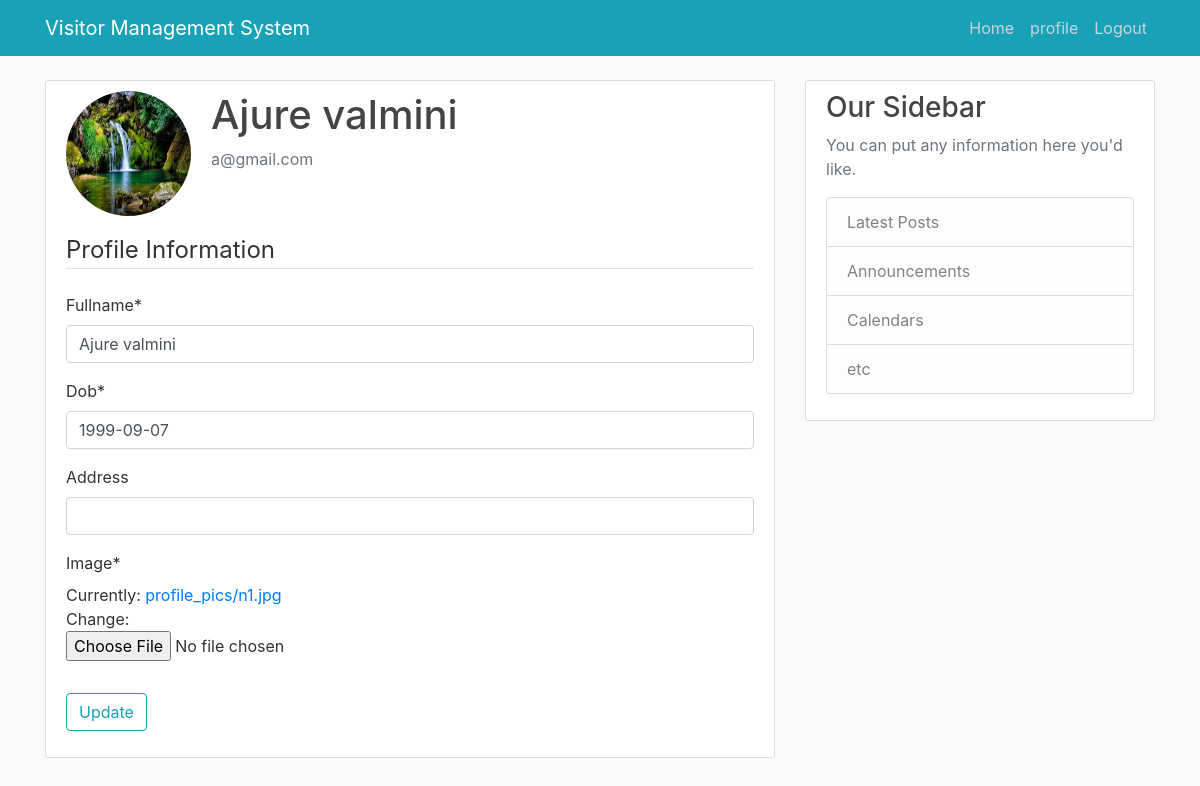
/profile/ (signed in), run on an earlier commit of the app's database.
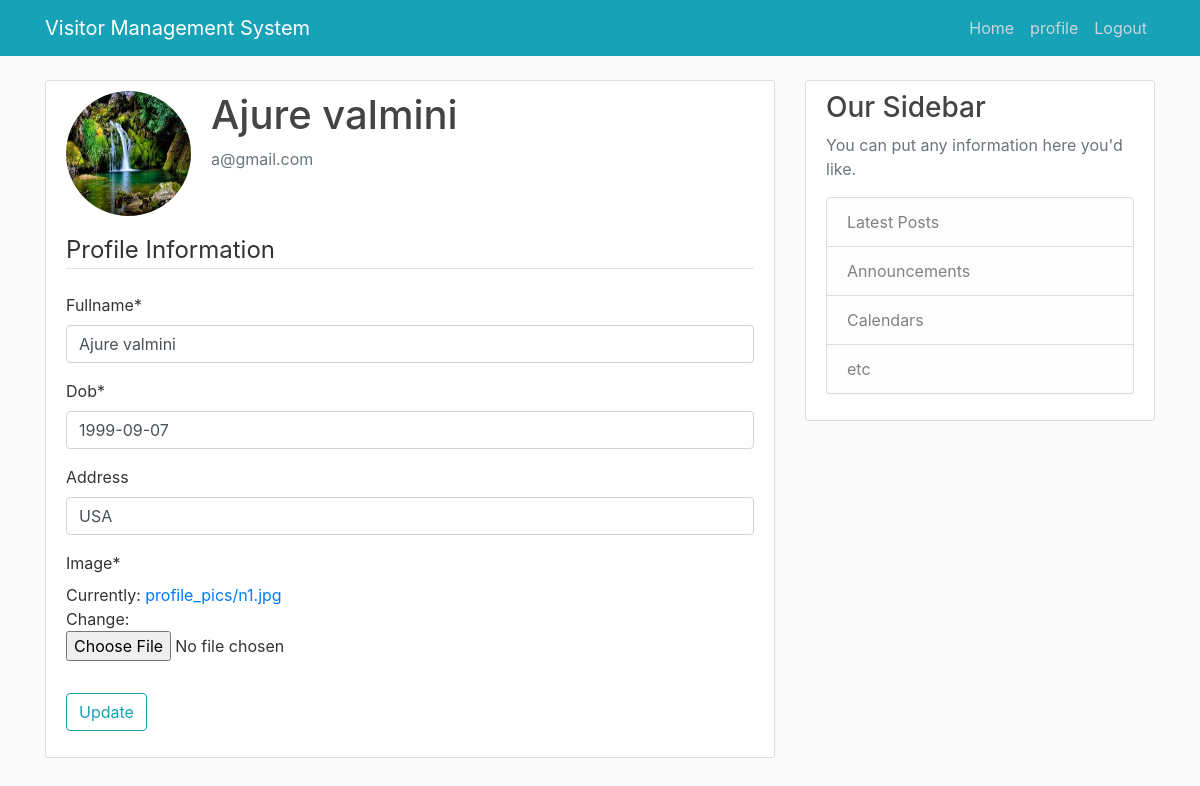
And on a later commit of the database.
### authentication/models.py (models this page shows, shortened)
class User(AbstractBaseUser):
	email = models.EmailField(verbose_name = 'email address',max_length=255,unique=True)
	fullname = models.CharField(verbose_name='fullname',max_length=200)
	is_active = models.BooleanField(default=True)
	is_admin = models.BooleanField(default=False)
	objects = UserManager()
	USERNAME_FIELD = 'email'
	REQUIRED_FIELDS = ['fullname']

class Profile(models.Model):
	user = models.OneToOneField(settings.AUTH_USER_MODEL,on_delete=models.CASCADE)
	address = models.CharField(max_length=200,blank=True,null=True)
	dob = models.DateField(blank=True,null=True)
	image = models.ImageField(default='deafult.jpg',upload_to='profile_pics')

### authentication/views.py (the view)
# urls.py: path('profile/',views.profile,name='profile'),
@login_required
def profile(request):
	if request.method == 'POST':
		u_form = UserUpdateForm(request.POST,
			instance = request.user)
		p_form = ProfileUpdateForm(request.POST, request.FILES,
			instance = request.user.profile)
		if u_form.is_valid() and p_form.is_valid():
			u_form.save()
			p_form.save()
			messages.success(request,f'Account has been updated')
			return redirect('profile')
	else :
		u_form = UserUpdateForm(instance = request.user)
		p_form = ProfileUpdateForm(instance = request.user.profile)
	context = {'u_form' : u_form,
				'p_form' : p_form
				}
	return render(request,'authentication/profile.html',context)

### authentication/forms.py
class UserUpdateForm(forms.ModelForm):
	fullname = forms.CharField()
	class Meta:
		model = User
		fields = ['fullname']

class ProfileUpdateForm(forms.ModelForm):
	dob = forms.DateField(widget=forms.DateInput(attrs={"placeholder":"YYYY-MM-DD"}))
	class Meta:
		model = Profile
		fields = ['dob','address','image']

### authentication/templates/authentication/profile.html (shortened to what this page needs)
{% extends "authentication/base2.html" %}
{% load crispy_forms_tags %}
{% block content %}
<div class="content-section">
  <div class="media">
    <img class="rounded-circle account-img" src="{{ user.profile.image.url }}">
    <div class="media-body">
      <h2 class="account-heading">{{user.fullname}}</h2>
      <p class="text-secondary">{{user.email}}</p>
    </div>
  </div>
  <form method="POST" enctype="multipart/form-data">
		<fieldset class="form-group">
			<legend class="border-bottom mb-4">Profile Information</legend>
			{{ u_form|crispy }}
			{{ p_form|crispy }}
		</fieldset>
		<div class="form-group">
			<button class="btn btn-outline-info" type="submit">Update</button>
		</div>
	</form>
</div>
{% endblock content %}

### authentication/templates/authentication/base2.html (shortened to what this page needs)
{% load static %}
<!DOCTYPE html>
<html>
<head>
    <link rel="stylesheet" href="https://stackpath.bootstrapcdn.com/bootstrap/4.3.1/css/bootstrap.min.css">
    <link rel="stylesheet" type="text/css" href="{% static 'authentication/main.css' %}">
</head>
<body>
<header class="site-header ">
  <nav class="navbar navbar-expand-md navbar-dark bg-info fixed-top">
    <div class="container">
      <a class="navbar-brand mr-4" href="#">Visitor Management System</a>
      <div class="collapse navbar-collapse" id="navbarToggle">
        <div class="navbar-nav">
          <a class="nav-item nav-link" href="{% url 'home'%}">Home</a>
          {% if user.is_authenticated %}
          <a class="nav-item nav-link" href="{% url 'profile'%}">profile</a>
          <a class="nav-item nav-link" href="{% url 'logout'%}">Logout</a>
          {% else %}
           <a class="nav-item nav-link" href="{% url 'login'%}">Login</a>
          <a class="nav-item nav-link" href="{% url 'register'%}">Register</a>
          {% endif %}
        </div>
      </div>
    </div>
  </nav>
</header>
<main role="main" class="container">
  <div class="row">
    <div class="col-md-8">
      {% block content %}{% endblock %}
    </div>
    <div class="col-md-4">
      <div class="content-section">
        <h3>Our Sidebar</h3>
        <p class='text-muted'>You can put any information here you'd like.
          <ul class="list-group">
            <li class="list-group-item list-group-item-light">Latest Posts</li>
            <li class="list-group-item list-group-item-light">Announcements</li>
            <li class="list-group-item list-group-item-light">Calendars</li>
            <li class="list-group-item list-group-item-light">etc</li>
          </ul>
        </p>
      </div>
    </div>
  </div>
</main>
</body>
</html>

### authentication/static/authentication/main.css (style rules this page uses)
body { background: #fafafa; color: #333333; margin-top: 5rem; }
h1, h2, h3, h4, h5, h6 { color: #444444; }
ul { margin: 0; }
.site-header .navbar-nav .nav-link { color: #cbd5db; }
.content-section { background: #ffffff; padding: 10px 20px; border: 1px solid #dddddd; border-radius: 3px; margin-bottom: 20px; }
.account-img { height: 125px; width: 125px; margin-right: 20px; margin-bottom: 16px; }
.account-heading { font-size: 2.5rem; }

What changed in the data, as far as the page shows it:
changed Profile: address (not shown) → "USA"
